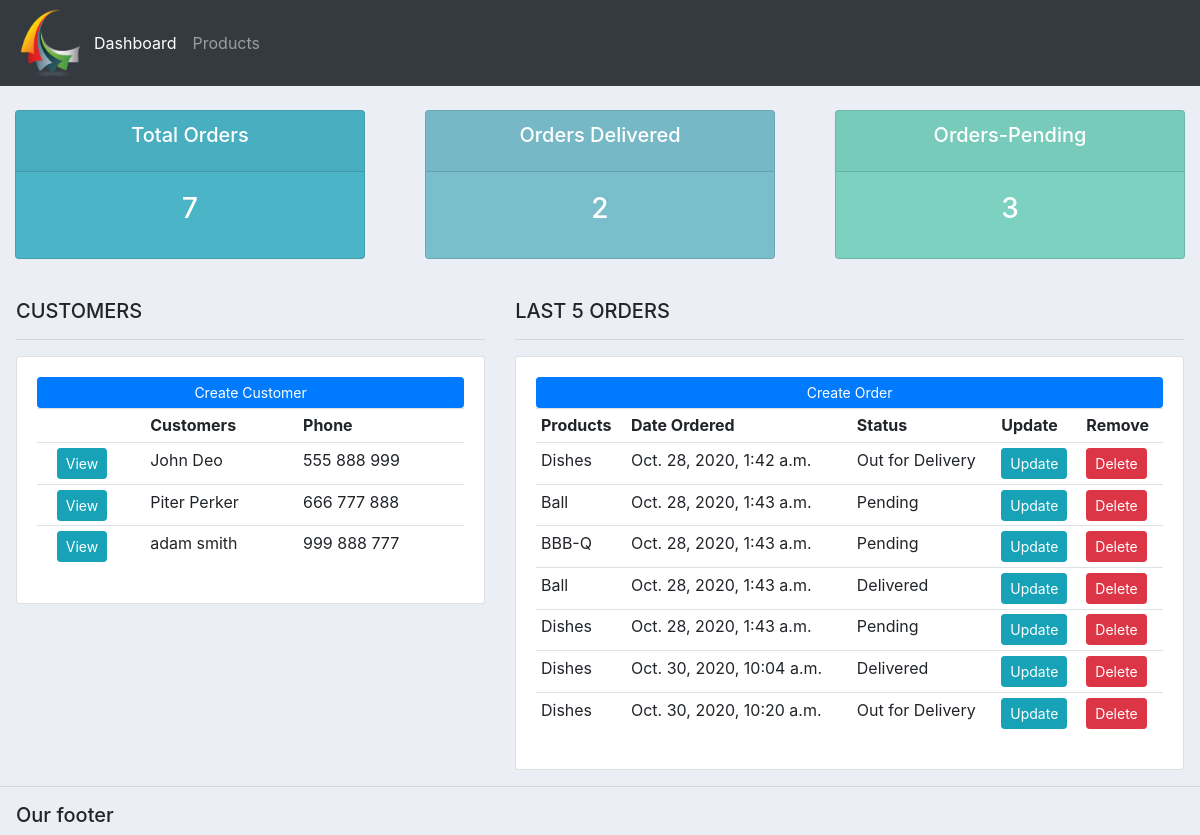
Before: / with the older database file.
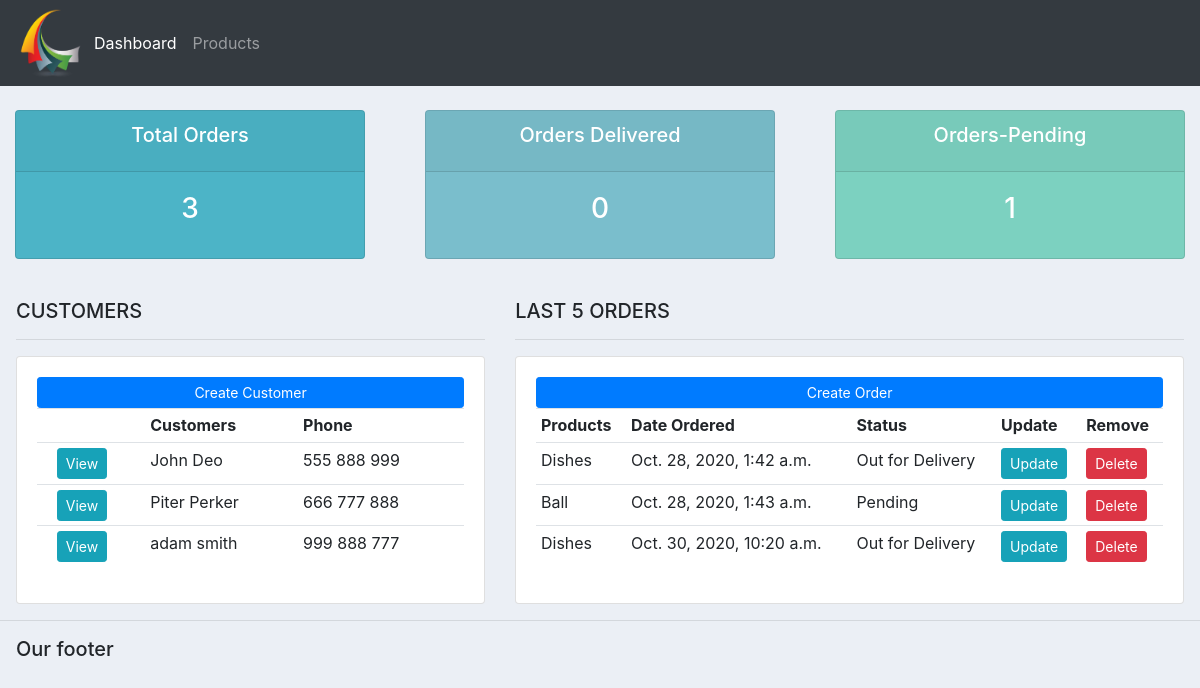
After: the same page with the newer database file.
### accounts/models.py (models this page shows, shortened)
class Customer(models.Model):
    name = models.CharField(max_length=200, null=True)
    phone = models.CharField(max_length=200, null=True)
    email = models.CharField(max_length=200, null=True)
    date_created = models.DateTimeField(auto_now_add=True, null=True)

class Order(models.Model):
    STATUS = (  ('Pending', 'Pending'),
                ('Out for Delivery', 'Out for Delivery'),
                ('Delivered', 'Delivered')
             )
    customer = models.ForeignKey(Customer, null=True, on_delete=models.SET_NULL)
    product = models.ForeignKey(Product, null=True, on_delete=models.SET_NULL)
    date_created = models.DateTimeField(auto_now_add=True, null=True)
    status = models.CharField(max_length=200, null=True, choices=STATUS)

class Product(models.Model):
    CATEGORY = (    ('Indoor', 'Indoor'),
                    ('Outdoor', 'Outdoor')
               )
    name = models.CharField(max_length=200, null=True)
    price = models.CharField(max_length=200, null=True)
    category = models.CharField(max_length=200, null=True, choices=CATEGORY)
    description = models.CharField(max_length=200, null=True, blank=True)
    date_created = models.DateTimeField(auto_now_add=True, null=True)
    tags = models.ManyToManyField(Tag)
    def __str__(self):
        return self.name

### accounts/views.py (the view)
# urls.py: 2. Add a URL to urlpatterns:  path('', views.home, name='home')
def home(request):
    orders = Order.objects.all()
    customers = Customer.objects.all()
    total_orders = orders.count()
    delivered =  orders.filter(status='Delivered').count()
    pending =  orders.filter(status='Pending').count()
    context = { 'orders':orders, 'customers':customers,
                'total_orders':total_orders, 'delivered':delivered,
                'pending':pending}
    return render(request, 'accounts/dashboard.html', context)

### accounts/templates/accounts/dashboard.html
{% extends 'accounts/main.html' %}
{% block content %}
{% include 'accounts/status.html' %}
<br>
<div class="row pl-3 pr-3">
  <div class="col-md-5">
    <h5>CUSTOMERS</h5>
    <hr>
    <div class="card card-body">
      <a class="btn btn-primary btn-sm btn-block" href="">
        Create Customer
      </a>
      <table class="table table-sm">
        <tr>
          <th></th>
          <th></th>
          <th>Customers</th>
          <th>Phone</th>
        </tr>
        {% for customer in customers %}
        <tr>
          <td></td>
          <td><a class="btn btn-sm btn-info" href="{% url 'customers' customer.id %}">View</a></td>
          <td>{{ customer.name }}</td>
          <td>{{ customer.phone }}</td>
        </tr>
        {% endfor %}
      </table>
    </div>
  </div>
  <div class="col-md-7">
    <h5>LAST 5 ORDERS</h5>
    <hr>
    <div class="card card-body">
      <a class="btn btn-primary btn-sm btn-block" href="{% url 'create_order' %}">
        Create Order
      </a>
      <table class="table table-sm">
        <tr>
          <th>Products</th>
          <th>Date Ordered</th>
          <th>Status</th>
          <th>Update</th>
          <th>Remove</th>
        </tr>
        {% for order in orders %}
        <tr>
          <td>{{ order.product }}</td>
          <td>{{ order.date_created }}</td>
          <td>{{ order.status }}</td>
          <td><a class="btn btn-sm btn-info" href="{% url 'update_order' order.id %}">Update</a></td>
          <td><a class="btn btn-sm btn-danger" href="{% url 'delete_order' order.id %}">Delete</a></td>
        </tr>
        {% endfor%}
      </table>
    </div>
  </div>
</div>
{% endblock %}

### accounts/templates/accounts/main.html (shortened to what this page needs)
{% load static %}
<!DOCTYPE html>
<html lang="en" dir="ltr">
  <head>
    <link rel="stylesheet" href="https://stackpath.bootstrapcdn.com/bootstrap/4.3.1/css/bootstrap.min.css"
>
    <link rel="stylesheet" type="text/css" href="{% static '/css/main.css' %}">
  </head>
  <body>
    {% include 'accounts/navbar.html' %}
    {% block content %}
    {% endblock %}
    <hr>
    <h5 class="pl-3">Our footer</h5>
  </body>
</html>

### accounts/templates/accounts/navbar.html (shortened to what this page needs)
{% load static %}
<nav class="navbar navbar-expand-lg navbar-dark bg-dark">
  <img src="{% static 'images/logo.png' %}" height="70px" width="70px" alt="">
  <div class="collapse navbar-collapse" id="navbarNav">
    <ul class="navbar-nav">
      <li class="nav-item active">
        <a class="nav-link" href=" {% url 'home' %} ">Dashboard<span class="sr-only">(current)</span></a>
      </li>
      <li class="nav-item">
        <a class="nav-link" href="{% url 'products' %}">Products</a>
      </li>
    </ul>
  </div>
</nav>

### accounts/templates/accounts/status.html
<br>
<div class="row">
  <div class="col">
    <div class="col-md">
      <div class="card text-center text-white mb-3" id="total-orders">
        <div class="card-header">
          <h5 class="card-title">Total Orders</h5>
        </div>
        <div class="card-body">
          <h3 class="card-title">{{ total_orders }}</h3>
        </div>
      </div>
    </div>
  </div>
  <div class="col">
    <div class="col-md">
      <div class="card text-center text-white mb-3" id="orders-delivered">
        <div class="card-header">
          <h5 class="card-title">Orders Delivered</h5>
        </div>
        <div class="card-body">
          <h3 class="card-title">{{ delivered }}</h3>
        </div>
      </div>
    </div>
  </div>
<div class="col">
  <div class="col-md">
    <div class="card text-center text-white mb-3" id="orders-pending">
      <div class="card-header">
        <h5 class="card-title">Orders-Pending</h5>
      </div>
      <div class="card-body">
        <h3 class="card-title">{{ pending }}</h3>
      </div>
    </div>
  </div>
</div>
</div>

### static/css/main.css (style rules this page uses)
body { background-color: #ebeff5; }
#total-orders { background-color: #4cb4c7; }
#orders-delivered { background-color: #7abecc; }
#orders-pending { background-color: #7CD1C0; }

Changed rows visible on the page:
removed Order: product "BBB-Q", date_created "Oct. 28, 2020, 1:43 a.m.", status "Pending"
removed Order: product "Ball", date_created "Oct. 28, 2020, 1:43 a.m.", status "Delivered"
removed Order: product "Dishes", date_created "Oct. 28, 2020, 1:43 a.m.", status "Pending"
removed Order: product "Dishes", date_created "Oct. 30, 2020, 10:04 a.m.", status "Delivered"
Other visible differences:
{{ total_orders }}: "7" → "3"
{{ delivered }}: "2" → "0"
{{ pending }}: "3" → "1"
